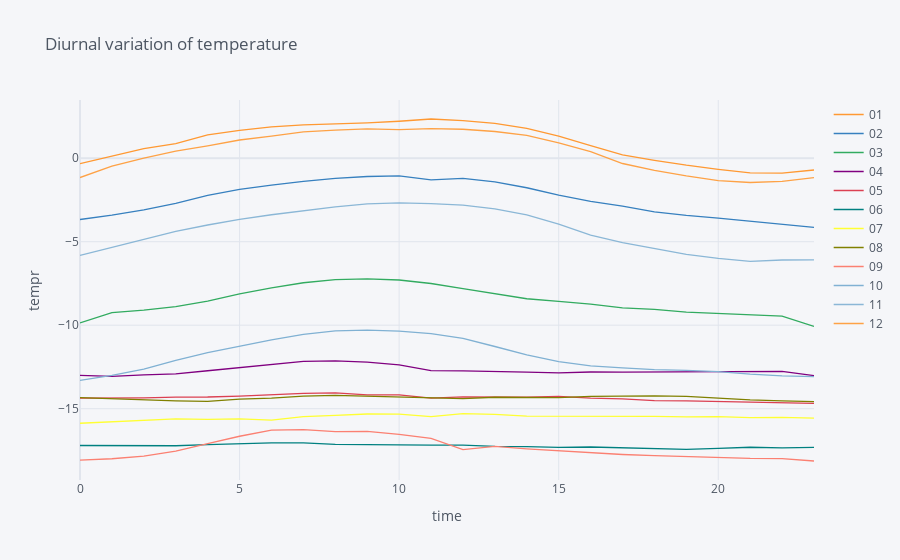

Source (notebook cell):
### Code cell
df_temp.iplot(xaxis_title='time',yaxis_title='tempr',title= 'Diurnal variation of temperature')

### Figure 1 — Plotly figure (JSON) as saved in the notebook; plotly's stock layout.template omitted (floating-point values rounded to 4 significant figures)
{"data": [{"line": {"color": "rgba(255, 153, 51, 1.0)", "dash": "solid", "shape": "linear", "width": 1.3}, "mode": "lines", "name": "01", "text": "", "type": "scatter", "x": ["00", "01", "02", "03", "04", "05", "06", "07", "08", "09", "10", "11", "12", "13", "14", "15", "16", "17", "18", "19", "20", "21", "22", "23"], "y": [-0.3299, 0.1037, 0.5699, 0.8739, 1.392, 1.67, 1.881, 1.998, 2.046, 2.118, 2.213, 2.348, 2.255, 2.085, 1.786, 1.316, 0.75, 0.2044, -0.1231, -0.4203, -0.6697, -0.8792, -0.8959, -0.7046]}, {"line": {"color": "rgba(55, 128, 191, 1.0)", "dash": "solid", "shape": "linear", "width": 1.3}, "mode": "lines", "name": "02", "text": "", "type": "scatter", "x": ["00", "01", "02", "03", "04", "05", "06", "07", "08", "09", "10", "11", "12", "13", "14", "15", "16", "17", "18", "19", "20", "21", "22", "23"], "y": [-3.671, -3.41, -3.097, -2.702, -2.227, -1.864, -1.614, -1.386, -1.204, -1.096, -1.054, -1.291, -1.203, -1.412, -1.769, -2.215, -2.586, -2.872, -3.218, -3.427, -3.587, -3.772, -3.926, -4.143]}, {"line": {"color": "rgba(50, 171, 96, 1.0)", "dash": "solid", "shape": "linear", "width": 1.3}, "mode": "lines", "name": "03", "text": "", "type": "scatter", "x": ["00", "01", "02", "03", "04", "05", "06", "07", "08", "09", "10", "11", "12", "13", "14", "15", "16", "17", "18", "19", "20", "21", "22", "23"], "y": [-9.857, -9.246, -9.102, -8.887, -8.553, -8.123, -7.762, -7.457, -7.273, -7.228, -7.294, -7.502, -7.804, -8.132, -8.416, -8.569, -8.734, -8.957, -9.053, -9.215, -9.299, -9.358, -9.455, -10.07]}, {"line": {"color": "rgba(128, 0, 128, 1.0)", "dash": "solid", "shape": "linear", "width": 1.3}, "mode": "lines", "name": "04", "text": "", "type": "scatter", "x": ["00", "01", "02", "03", "04", "05", "06", "07", "08", "09", "10", "11", "12", "13", "14", "15", "16", "17", "18", "19", "20", "21", "22", "23"], "y": [-13.0, -13.06, -12.98, -12.91, -12.73, -12.54, -12.33, -12.16, -12.13, -12.21, -12.38, -12.71, -12.73, -12.79, -12.81, -12.85, -12.8, -12.81, -12.81, -12.79, -12.8, -12.79, -12.77, -13.03]}, {"line": {"color": "rgba(219, 64, 82, 1.0)", "dash": "solid", "shape": "linear", "width": 1.3}, "mode": "lines", "name": "05", "text": "", "type": "scatter", "x": ["00", "01", "02", "03", "04", "05", "06", "07", "08", "09", "10", "11", "12", "13", "14", "15", "16", "17", "18", "19", "20", "21", "22", "23"], "y": [-14.37, -14.37, -14.35, -14.31, -14.3, -14.24, -14.14, -14.08, -14.05, -14.17, -14.17, -14.37, -14.29, -14.32, -14.31, -14.27, -14.36, -14.41, -14.51, -14.53, -14.57, -14.61, -14.64, -14.68]}, {"line": {"color": "rgba(0, 128, 128, 1.0)", "dash": "solid", "shape": "linear", "width": 1.3}, "mode": "lines", "name": "06", "text": "", "type": "scatter", "x": ["00", "01", "02", "03", "04", "05", "06", "07", "08", "09", "10", "11", "12", "13", "14", "15", "16", "17", "18", "19", "20", "21", "22", "23"], "y": [-17.2, -17.21, -17.21, -17.22, -17.15, -17.09, -17.04, -17.05, -17.13, -17.15, -17.15, -17.18, -17.19, -17.26, -17.27, -17.32, -17.29, -17.33, -17.41, -17.44, -17.38, -17.31, -17.35, -17.31]}, {"line": {"color": "rgba(255, 255, 51, 1.0)", "dash": "solid", "shape": "linear", "width": 1.3}, "mode": "lines", "name": "07", "text": "", "type": "scatter", "x": ["00", "01", "02", "03", "04", "05", "06", "07", "08", "09", "10", "11", "12", "13", "14", "15", "16", "17", "18", "19", "20", "21", "22", "23"], "y": [-15.87, -15.79, -15.73, -15.61, -15.63, -15.6, -15.68, -15.47, -15.4, -15.32, -15.32, -15.48, -15.29, -15.34, -15.44, -15.44, -15.42, -15.41, -15.45, -15.48, -15.47, -15.54, -15.52, -15.57]}, {"line": {"color": "rgba(128, 128, 0, 1.0)", "dash": "solid", "shape": "linear", "width": 1.3}, "mode": "lines", "name": "08", "text": "", "type": "scatter", "x": ["00", "01", "02", "03", "04", "05", "06", "07", "08", "09", "10", "11", "12", "13", "14", "15", "16", "17", "18", "19", "20", "21", "22", "23"], "y": [-14.34, -14.41, -14.45, -14.53, -14.56, -14.43, -14.37, -14.24, -14.2, -14.25, -14.33, -14.36, -14.39, -14.31, -14.32, -14.34, -14.26, -14.24, -14.23, -14.26, -14.37, -14.48, -14.53, -14.58]}, {"line": {"color": "rgba(251, 128, 114, 1.0)", "dash": "solid", "shape": "linear", "width": 1.3}, "mode": "lines", "name": "09", "text": "", "type": "scatter", "x": ["00", "01", "02", "03", "04", "05", "06", "07", "08", "09", "10", "11", "12", "13", "14", "15", "16", "17", "18", "19", "20", "21", "22", "23"], "y": [-18.07, -18.0, -17.84, -17.54, -17.09, -16.65, -16.28, -16.25, -16.37, -16.36, -16.53, -16.78, -17.45, -17.26, -17.41, -17.53, -17.64, -17.74, -17.81, -17.88, -17.94, -17.97, -17.99, -18.13]}, {"line": {"color": "rgba(128, 177, 211, 1.0)", "dash": "solid", "shape": "linear", "width": 1.3}, "mode": "lines", "name": "10", "text": "", "type": "scatter", "x": ["00", "01", "02", "03", "04", "05", "06", "07", "08", "09", "10", "11", "12", "13", "14", "15", "16", "17", "18", "19", "20", "21", "22", "23"], "y": [-13.3, -13.0, -12.63, -12.11, -11.63, -11.23, -10.87, -10.55, -10.34, -10.3, -10.35, -10.51, -10.78, -11.27, -11.78, -12.18, -12.43, -12.55, -12.66, -12.71, -12.78, -12.93, -13.03, -13.08]}, {"line": {"color": "rgba(128, 177, 211, 0.8999999999999999)", "dash": "solid", "shape": "linear", "width": 1.3}, "mode": "lines", "name": "11", "text": "", "type": "scatter", "x": ["00", "01", "02", "03", "04", "05", "06", "07", "08", "09", "10", "11", "12", "13", "14", "15", "16", "17", "18", "19", "20", "21", "22", "23"], "y": [-5.815, -5.345, -4.857, -4.381, -3.999, -3.662, -3.385, -3.149, -2.909, -2.739, -2.673, -2.715, -2.812, -3.028, -3.396, -3.95, -4.602, -5.056, -5.427, -5.762, -6.001, -6.177, -6.095, -6.087]}, {"line": {"color": "rgba(255, 153, 51, 0.8999999999999999)", "dash": "solid", "shape": "linear", "width": 1.3}, "mode": "lines", "name": "12", "text": "", "type": "scatter", "x": ["00", "01", "02", "03", "04", "05", "06", "07", "08", "09", "10", "11", "12", "13", "14", "15", "16", "17", "18", "19", "20", "21", "22", "23"], "y": [-1.157, -0.478, 0.01032, 0.4197, 0.7404, 1.091, 1.32, 1.578, 1.683, 1.756, 1.709, 1.766, 1.735, 1.601, 1.373, 0.9152, 0.3945, -0.3169, -0.7276, -1.057, -1.338, -1.454, -1.384, -1.164]}], "layout": {"legend": {"bgcolor": "#F5F6F9", "font": {"color": "#4D5663"}}, "paper_bgcolor": "#F5F6F9", "plot_bgcolor": "#F5F6F9", "title": {"font": {"color": "#4D5663"}, "text": "Diurnal variation of temperature"}, "xaxis": {"gridcolor": "#E1E5ED", "showgrid": true, "tickfont": {"color": "#4D5663"}, "title": {"font": {"color": "#4D5663"}, "text": "time"}, "zerolinecolor": "#E1E5ED"}, "yaxis": {"gridcolor": "#E1E5ED", "showgrid": true, "tickfont": {"color": "#4D5663"}, "title": {"font": {"color": "#4D5663"}, "text": "tempr"}, "zerolinecolor": "#E1E5ED"}}}
